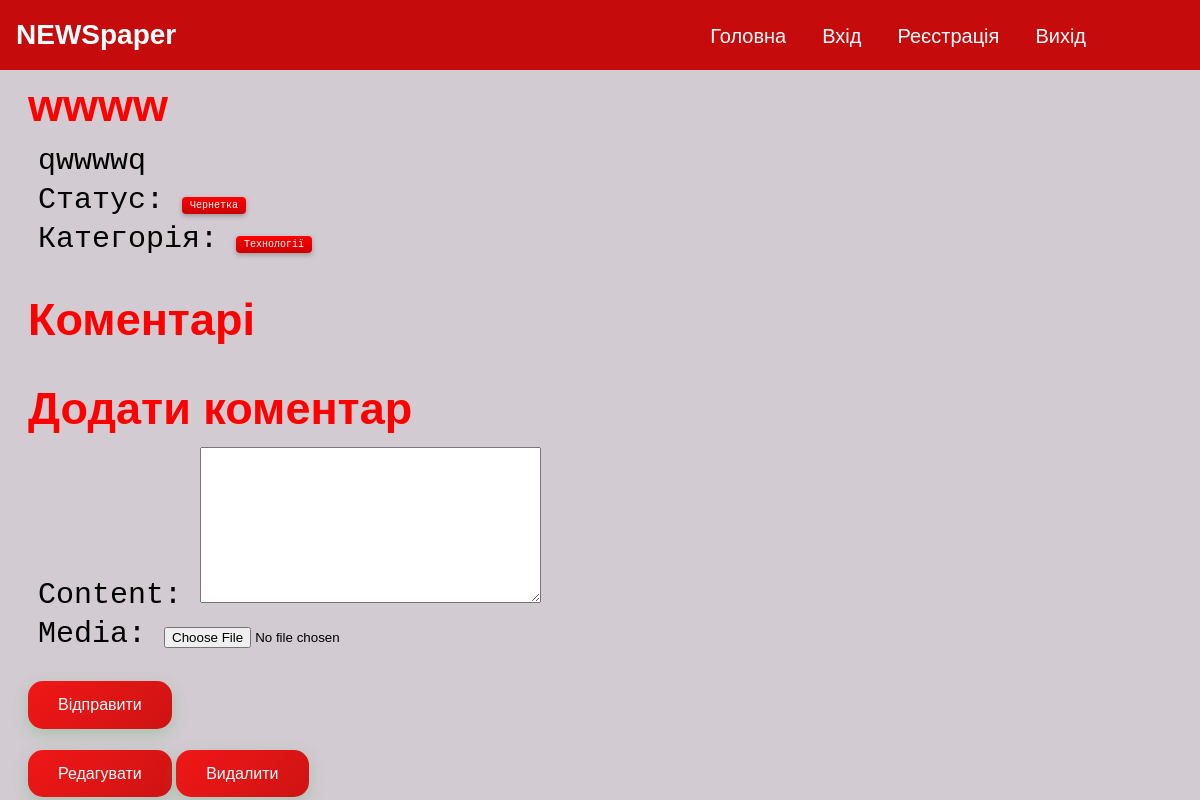
Screenshot of /6/ (signed in) with the database file from the repository.
### blog_files/models.py (models this page shows, shortened)
class Article(models.Model):
    STATUS_CHOICES = [
        ("Чернетка", "Чернетка"),
        ("Опубліковано", "Опубліковано"),
    ]
    CATEGORY_CHOICES = [
        ("Технології", "Технології"),
        ("Кухня", "Кухня"),
        ("Навчання", "Навчання")
    ]
    title = models.CharField(max_length=256)
    description = models.TextField()
    status = models.CharField(max_length=20, choices=STATUS_CHOICES, default="published")
    category = models.CharField(max_length=20, choices=CATEGORY_CHOICES, default="studying")
    due_date = models.DateField(null=True, blank=True)
    author = models.ForeignKey(User, on_delete=models.CASCADE, related_name="tasks")

### blog_files/views.py (the view, shortened to what this page needs)
# urls.py: path("<int:pk>/", views.ArticleDetailView.as_view(), name="article-info"),
class ArticleDetailView(LoginRequiredMixin, DetailView):
    model = models.Article
    context_object_name = "article"
    template_name = "html_files/article_info.html"
    def get_context_data(self, **kwargs):
        context = super().get_context_data(**kwargs)
        context["comment_form"] = CommentForm()
        return context

### blog_files/forms.py
class CommentForm(forms.ModelForm):
    class Meta:
        model = Comment
        fields = ['content', 'media']
        widgets = {
            "media": forms.FileInput()
        }

### blog_files/templates/html_files/article_info.html (shortened to what this page needs)
{% extends "base.html" %}
{% load static %}
{% block content %}
{% load custom_tags %}
<div class="container">
    <h2>{{ article.title }}</h2>
    <p>{{ article.description}}</p>
    <p>Статус: <span class="btn-small">{{ article.status }}</span></p>
    <p>Категорія: <span class="btn-small">{{ article.category}}</span></p>
    <div class="comments mt-4">
        <h2>Коментарі</h2>
    </div>
    <div class="add-comment mt-4">
        <h2>Додати коментар</h2>
        <form action="{% url 'articlee:article-info' article.id %}" method="post" enctype="multipart/form-data">
            {{ comment_form.as_p }}
            <button type="submit" class="btn-red">Відправити</button>
        </form>
    </div>
    <br><br>
    <a href="{% url 'articlee:article-update' article.id %}" class="btn-red">Редагувати</a>
    <a href="{% url 'articlee:article-delete' article.id %}" class="btn-red">Видалити</a>
</div>
{% endblock %}

### static/css/styles.css (style rules this page uses)
body { margin-top: 80px; background-color: #D2CBD2; color: black; font-family: Arial, sans-serif; }
.container { max-width: 1200px; margin-bottom: 0 auto; margin-left: 20px; padding: 20 px; }
h2 { color: red; font-family: Arial, sans-serif; font-size: 45px }
p { color: black; font-family: monospace; font-size: 30px; margin-top: -25px; margin-left: 10px }
.btn-small { background: linear-gradient(to bottom, #ff0000, #cc0000); color: white; border: none; border-radius: 4px; padding: 3px 8px; font-size: 10px; font-weight: 500; cursor: pointer; box-shadow: 0 2px 5px rgba(33, 33, 33, 0.3); transition: all 0.3s ease; position: relative; overflow: hidden; text-decoration: none; }
.btn-red { background: linear-gradient(135deg, #F01717, #CF1313); color: white; border: none; border-radius: 15px; padding: 15px 30px; font-size: 16px; font-weight: 500; cursor: pointer; box-shadow: 0 5px 15px rgba(76, 175, 80, 0.3); transition: all 0.2s ease; position: relative; overflow: hidden; text-decoration: none; z-index: 1; }

### rows the page displays
Article: title "wwww", description "qwwwwq", status "Чернетка", category "Технології"
